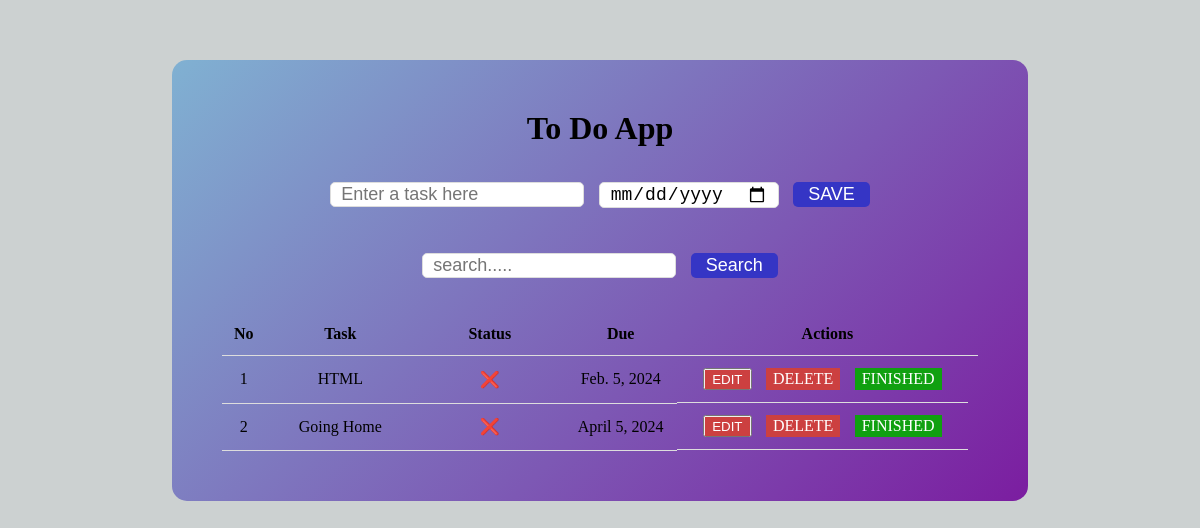
Page /task/ (signed in) on the committed database.
### application/models.py (models this page shows)
class todoapp(models.Model):
    task=models.CharField(max_length=200)
    date=models.DateField()
    status=models.BooleanField(default=False)
    user=models.ForeignKey(User,on_delete=models.CASCADE)

### application/views.py (the view)
# urls.py: path('task/',views.task,name='task'),
@login_required(login_url='signin')
def task(request):
    if request.method=='POST':
        todo_item=request.POST.get('todo_item')
        date=request.POST.get('date')
        det=todoapp(task=todo_item,date=date,user_id=request.user.id)
        det.save()
        messages.info(request,"You have entered task Successfully")
    data=todoapp.objects.filter(user_id=request.user.id)
    return render(request,'display.html',{'data':data})

### templates/display.html
{% extends 'todo.html' %}
{% block displaydata %}
        {% for record in data %}
        <tr>
            <td>{{ forloop.counter }}</td>
            <td>{{ record.task }}</td>
            {% if record.status == True %}
                <td>&#9989</td>
            {% else %}
                <td>&#10060</td>
            {% endif %}
            <td>{{ record.date }}</td>
            <td class="button"><button><a href="{% url 'edit' record.id %}" class="r">EDIT</a></button>
                <a href="{% url 'delete' record.id %}" class="r">DELETE</a>
                <a href="{% url 'finished' record.id %}" class="g">FINISHED</a>
            </td>
        </tr>
        {% endfor %}
{% endblock displaydata %}

### static/css/todo.css (style rules this page uses)
body { background-color: rgb(204, 209, 209); }
* { padding: 0; margin: 0; text-decoration: none; }
th, td { padding: 12px; text-align: center; border-bottom: 1px solid #DDD; }
td a { text-decoration: none; background-color: rgb(204, 64, 64); padding: 2px 7px; color: #fff; }
.button { display: flex; flex-direction: row; margin-right: 10px; justify-content: space-evenly; }
td .g { background-color: rgb(16, 160, 16); }

### rows in the picture
todoapp: task "HTML", date "Feb. 5, 2024"
todoapp: task "Going Home", date "April 5, 2024"
